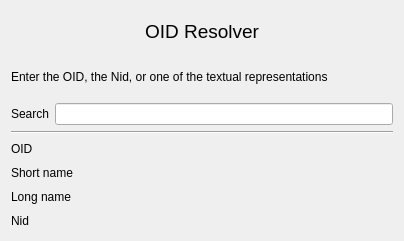
<?xml version="1.0" encoding="UTF-8"?>
<ui version="4.0">
 <class>OidResolver</class>
 <widget class="QWidget" name="OidResolver">
  <property name="geometry">
   <rect>
    <x>0</x>
    <y>0</y>
    <width>404</width>
    <height>241</height>
   </rect>
  </property>
  <layout class="QVBoxLayout" name="verticalLayout">
   <item>
    <widget class="QLabel" name="headerLabel">
     <property name="font">
      <font>
       <family>Arial</family>
       <pointsize>14</pointsize>
       <weight>50</weight>
       <italic>false</italic>
       <bold>false</bold>
       <underline>false</underline>
       <strikeout>false</strikeout>
      </font>
     </property>
     <property name="text">
      <string>OID Resolver</string>
     </property>
     <property name="alignment">
      <set>Qt::AlignCenter</set>
     </property>
    </widget>
   </item>
   <item>
    <widget class="QLabel" name="label_5">
     <property name="text">
      <string>Enter the OID, the Nid, or one of the textual representations</string>
     </property>
    </widget>
   </item>
   <item>
    <layout class="QHBoxLayout" name="horizontalLayout">
     <item>
      <widget class="QLabel" name="label_7">
       <property name="text">
        <string>Search</string>
       </property>
      </widget>
     </item>
     <item>
      <widget class="QLineEdit" name="input"/>
     </item>
    </layout>
   </item>
   <item>
    <widget class="Line" name="line">
     <property name="orientation">
      <enum>Qt::Horizontal</enum>
     </property>
    </widget>
   </item>
   <item>
    <layout class="QFormLayout" name="formLayout">
     <property name="fieldGrowthPolicy">
      <enum>QFormLayout::AllNonFixedFieldsGrow</enum>
     </property>
     <property name="labelAlignment">
      <set>Qt::AlignLeading|Qt::AlignLeft|Qt::AlignVCenter</set>
     </property>
     <item row="0" column="0">
      <widget class="QLabel" name="label">
       <property name="text">
        <string>OID</string>
       </property>
      </widget>
     </item>
     <item row="0" column="1">
      <widget class="CopyLabel" name="oid">
       <property name="sizePolicy">
        <sizepolicy hsizetype="Expanding" vsizetype="Preferred">
         <horstretch>0</horstretch>
         <verstretch>0</verstretch>
        </sizepolicy>
       </property>
       <property name="minimumSize">
        <size>
         <width>0</width>
         <height>18</height>
        </size>
       </property>
       <property name="text">
        <string notr="true"/>
       </property>
      </widget>
     </item>
     <item row="1" column="1">
      <widget class="CopyLabel" name="sn">
       <property name="sizePolicy">
        <sizepolicy hsizetype="Expanding" vsizetype="Preferred">
         <horstretch>0</horstretch>
         <verstretch>0</verstretch>
        </sizepolicy>
       </property>
       <property name="minimumSize">
        <size>
         <width>0</width>
         <height>18</height>
        </size>
       </property>
       <property name="text">
        <string/>
       </property>
      </widget>
     </item>
     <item row="2" column="0">
      <widget class="QLabel" name="label_3">
       <property name="text">
        <string>Long name</string>
       </property>
      </widget>
     </item>
     <item row="2" column="1">
      <widget class="CopyLabel" name="ln">
       <property name="sizePolicy">
        <sizepolicy hsizetype="Expanding" vsizetype="Preferred">
         <horstretch>0</horstretch>
         <verstretch>0</verstretch>
        </sizepolicy>
       </property>
       <property name="minimumSize">
        <size>
         <width>0</width>
         <height>18</height>
        </size>
       </property>
       <property name="text">
        <string/>
       </property>
      </widget>
     </item>
     <item row="3" column="0">
      <widget class="QLabel" name="label_4">
       <property name="toolTip">
        <string>OpenSSL internal ID</string>
       </property>
       <property name="text">
        <string>Nid</string>
       </property>
      </widget>
     </item>
     <item row="3" column="1">
      <widget class="CopyLabel" name="nid">
       <property name="sizePolicy">
        <sizepolicy hsizetype="Expanding" vsizetype="Preferred">
         <horstretch>0</horstretch>
         <verstretch>0</verstretch>
        </sizepolicy>
       </property>
       <property name="minimumSize">
        <size>
         <width>0</width>
         <height>18</height>
        </size>
       </property>
       <property name="toolTip">
        <string>OpenSSL internal ID</string>
       </property>
       <property name="text">
        <string/>
       </property>
      </widget>
     </item>
     <item row="1" column="0">
      <widget class="QLabel" name="label_2">
       <property name="text">
        <string>Short name</string>
       </property>
      </widget>
     </item>
    </layout>
   </item>
  </layout>
 </widget>
 <customwidgets>
  <customwidget>
   <class>CopyLabel</class>
   <extends>QLabel</extends>
   <header location="global">widgets/click_label.h</header>
  </customwidget>
 </customwidgets>
 <resources/>
 <connections>
  <connection>
   <sender>input</sender>
   <signal>textChanged(QString)</signal>
   <receiver>OidResolver</receiver>
   <slot>searchOid(QString)</slot>
   <hints>
    <hint type="sourcelabel">
     <x>207</x>
     <y>103</y>
    </hint>
    <hint type="destinationlabel">
     <x>144</x>
     <y>47</y>
    </hint>
   </hints>
  </connection>
 </connections>
 <slots>
  <slot>searchOid(QString)</slot>
 </slots>
</ui>
